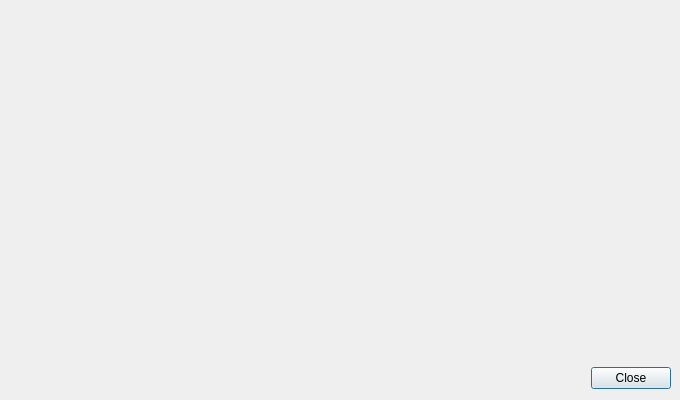
<?xml version="1.0" encoding="UTF-8"?>
<ui version="4.0">
 <class>ReaderDeviceDialog</class>
 <widget class="QDialog" name="ReaderDeviceDialog">
  <property name="windowModality">
   <enum>Qt::WindowModal</enum>
  </property>
  <property name="geometry">
   <rect>
    <x>0</x>
    <y>0</y>
    <width>680</width>
    <height>400</height>
   </rect>
  </property>
  <property name="windowTitle">
   <string>Diagnosis</string>
  </property>
  <layout class="QVBoxLayout" name="verticalLayout">
   <property name="leftMargin">
    <number>9</number>
   </property>
   <property name="topMargin">
    <number>9</number>
   </property>
   <property name="rightMargin">
    <number>9</number>
   </property>
   <item>
    <widget class="QWidget" name="widget" native="true">
     <layout class="QVBoxLayout" name="verticalLayout_3">
      <property name="leftMargin">
       <number>0</number>
      </property>
      <property name="topMargin">
       <number>0</number>
      </property>
      <property name="rightMargin">
       <number>0</number>
      </property>
      <property name="bottomMargin">
       <number>0</number>
      </property>
      <item>
       <layout class="QVBoxLayout" name="readerDriverLayout"/>
      </item>
     </layout>
    </widget>
   </item>
   <item>
    <layout class="QHBoxLayout" name="horizontalLayout">
     <item>
      <spacer name="horizontalSpacer">
       <property name="orientation">
        <enum>Qt::Horizontal</enum>
       </property>
       <property name="sizeHint" stdset="0">
        <size>
         <width>40</width>
         <height>20</height>
        </size>
       </property>
      </spacer>
     </item>
     <item>
      <widget class="QPushButton" name="closeButton">
       <property name="text">
        <string>Close</string>
       </property>
      </widget>
     </item>
    </layout>
   </item>
  </layout>
 </widget>
 <resources/>
 <connections/>
</ui>
